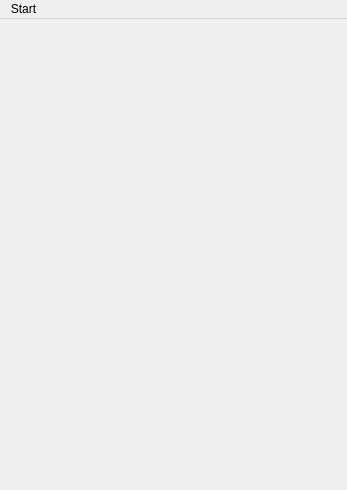
<?xml version="1.0" encoding="UTF-8"?>
<ui version="4.0">
 <class>MyMainWindow</class>
 <widget class="QMainWindow" name="MyMainWindow">
  <property name="geometry">
   <rect>
    <x>0</x>
    <y>0</y>
    <width>347</width>
    <height>490</height>
   </rect>
  </property>
  <property name="windowTitle">
   <string>MyMainWindow</string>
  </property>
  <widget class="QWidget" name="centralWidget"/>
  <widget class="QMenuBar" name="menuBar">
   <property name="geometry">
    <rect>
     <x>0</x>
     <y>0</y>
     <width>347</width>
     <height>26</height>
    </rect>
   </property>
   <widget class="QMenu" name="menuStart">
    <property name="title">
     <string>Start</string>
    </property>
    <addaction name="actionQuit"/>
   </widget>
   <addaction name="menuStart"/>
  </widget>
  <action name="actionQuit">
   <property name="text">
    <string>Quit</string>
   </property>
  </action>
 </widget>
 <layoutdefault spacing="6" margin="11"/>
 <resources/>
 <connections>
  <connection>
   <sender>actionQuit</sender>
   <signal>triggered()</signal>
   <receiver>MyMainWindow</receiver>
   <slot>close()</slot>
   <hints>
    <hint type="sourcelabel">
     <x>-1</x>
     <y>-1</y>
    </hint>
    <hint type="destinationlabel">
     <x>173</x>
     <y>244</y>
    </hint>
   </hints>
  </connection>
 </connections>
</ui>
